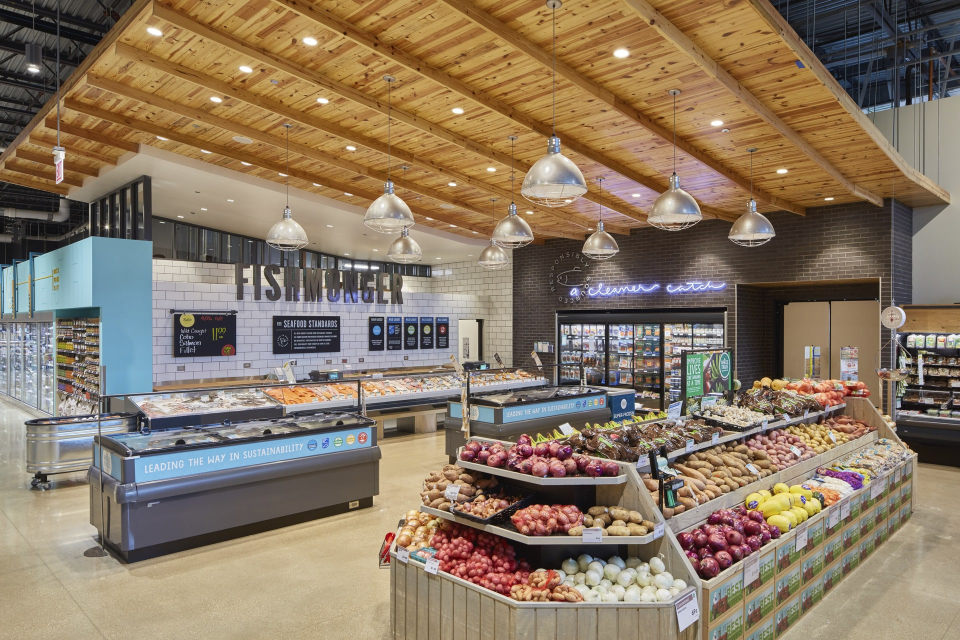
#> input picture examples/grocery.jpg, 1920 x 1280 px (shown at 1/2 size)
$ python -i grid.py   (imports and definitions only)
#> lines starting #> are read from the running program, lines starting #| are printed output that depends on the picture
"""Grid overlay rendering for spatial coordinate reference.

Renders a coordinate grid on images in 1000-normalized space so LLM agents
can reason about spatial positions. Red vertical lines = x-axis, blue
horizontal lines = y-axis. Labeled every 200 units, minor lines every 100.
"""

from __future__ import annotations

import base64
from io import BytesIO
from typing import Any


def _get_norm_scale(image_path: str) -> tuple[float, float, int, int]:
    """Return (scale_x, scale_y, img_w, img_h) for denormalizing 1000-coords to pixels.

    The 0-1000 space maps independently per axis:
      x: 0-1000 -> 0-width
      y: 0-1000 -> 0-height
    """
    from PIL import Image

    img = Image.open(image_path)
    w, h = img.size
    return w / 1000.0, h / 1000.0, w, h


def denorm_polygon(
    poly: list[list[float]],
    scale: float | tuple[float, float],
) -> list[tuple[int, int]]:
    """Denormalize a 1000-space polygon to pixel coordinates."""
    if isinstance(scale, tuple):
        sx, sy = scale
    else:
        sx = sy = scale
    return [(int(round(x * sx)), int(round(y * sy))) for x, y in poly]


def scale_factor(w: int, h: int) -> float:
    """Compute a drawing scale factor based on image dimensions.

    Returns a multiplier relative to a 768px baseline so that all visual
    elements (fonts, dots, line widths) scale proportionally with image size.
    """
    return max(min(w, h), 400) / 768.0


def _get_font(size: int) -> Any:
    """Get a font at the given pixel size, with platform fallback."""
    from PIL import ImageFont

    try:
        return ImageFont.truetype("/System/Library/Fonts/Helvetica.ttc", size)
    except (OSError, AttributeError):
        try:
            return ImageFont.truetype("DejaVuSans.ttf", size)
        except OSError:
            return ImageFont.load_default()


def _get_grid_font(w: int, h: int) -> Any:
    """Get a bold font for grid coordinate labels, scaled to image size."""
    size = max(10, int(16 * scale_factor(w, h)))
    return _get_font(size)


def draw_label(
    draw: Any,
    xy: tuple[int, int],
    text: str,
    fill: tuple[int, ...],
    font: Any,
    bg: tuple[int, ...] = (0, 0, 0, 210),
    pad: int = 2,
) -> None:
    """Draw text on a solid background rectangle for max contrast."""
    x, y = xy
    bbox = font.getbbox(text) if hasattr(font, "getbbox") else (0, 0, len(text) * 10, 16)
    tw = bbox[2] - bbox[0]
    th = bbox[3] - bbox[1]
    draw.rectangle([x - pad, y - pad, x + tw + pad, y + th + pad], fill=bg)
    draw.text((x, y), text, fill=fill, font=font)


def render_grid_overlay(image_path: str, max_dim: int = 768) -> str:
    """Render a coordinate grid directly on the image in 1000-normalized space.

    Red vertical lines = x-axis, blue horizontal lines = y-axis.
    Thick + labeled every 200 units, thin lines every 100.
    No padding — grid is drawn on the image so pixel positions match
    the model's internal coordinate system.
    Returns base64-encoded PNG.
    """
#> called with image_path = '../../../examples/grocery.jpg', max_dim = 768
    from PIL import Image, ImageDraw

    img = Image.open(image_path).convert("RGBA")
    orig_w, orig_h = img.size
#> orig_w = 1920; orig_h = 1280
    w, h = orig_w, orig_h
#> w = 1920; h = 1280
    if max(w, h) > max_dim:
        ratio = max_dim / max(w, h)
#> ratio = 0.4
        w, h = int(w * ratio), int(h * ratio)
#> w = 768; h = 512
        img = img.resize((w, h), Image.LANCZOS)  # type: ignore[attr-defined]
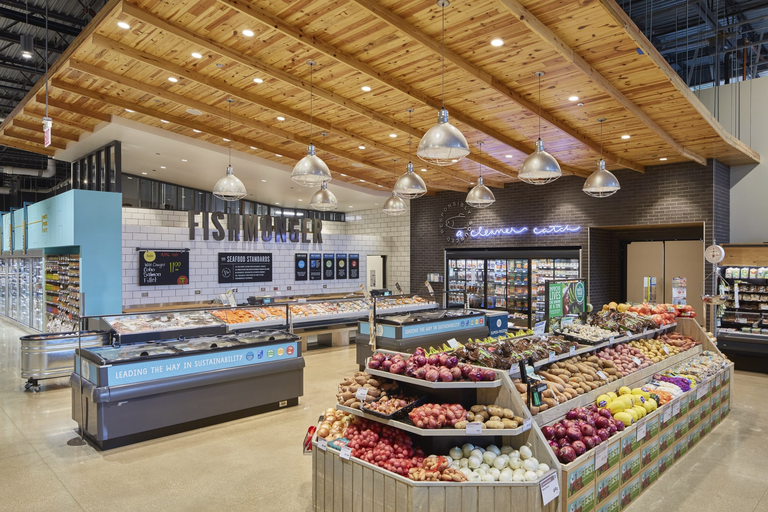
#> img: PIL image 768x512 RGBA; mean R, G, B, A 137.8, 120.5, 100.3, 255

    overlay = Image.new("RGBA", (w, h), (0, 0, 0, 0))
#> overlay: PIL image 768x512 RGBA; every value is 0
    draw = ImageDraw.Draw(overlay)
    font = _get_grid_font(w, h)

    grid_step = 100
    x_color_major = (255, 50, 50, 160)
    x_color_minor = (255, 50, 50, 50)
    x_label_color = (255, 120, 120, 255)
    y_color_major = (80, 150, 255, 160)
    y_color_minor = (80, 150, 255, 50)
    y_label_color = (120, 180, 255, 255)

    for norm_x in range(grid_step, 1000, grid_step):
        px_x = (norm_x / 1000.0) * w
        if norm_x % 200 == 0:
            draw.line([(px_x, 0), (px_x, h)], fill=x_color_major, width=2)
            label = str(norm_x)
            draw_label(draw, (int(px_x) + 3, 4), label, x_label_color, font)
            draw_label(draw, (int(px_x) + 3, h - 22), label, x_label_color, font)
        else:
            draw.line([(px_x, 0), (px_x, h)], fill=x_color_minor, width=1)

    for norm_y in range(grid_step, 1000, grid_step):
        px_y = (norm_y / 1000.0) * h
        if norm_y % 200 == 0:
            draw.line([(0, px_y), (w, px_y)], fill=y_color_major, width=2)
            label = str(norm_y)
            draw_label(draw, (4, int(px_y) + 3), label, y_label_color, font)
            draw_label(draw, (w - 36, int(px_y) + 3), label, y_label_color, font)
        else:
            draw.line([(0, px_y), (w, px_y)], fill=y_color_minor, width=1)

    composite = Image.alpha_composite(img, overlay).convert("RGB")
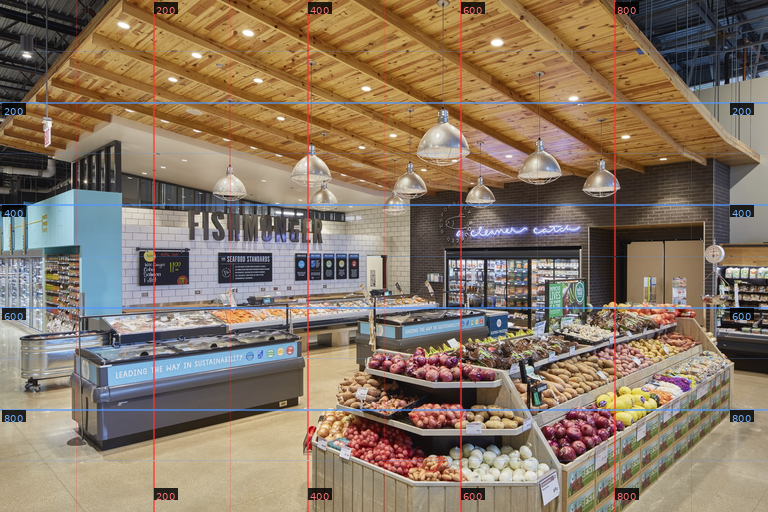
#> composite: PIL image 768x512 RGB; mean R, G, B 136.9, 119.3, 101
    buf = BytesIO()
    composite.save(buf, format="PNG")
    return base64.b64encode(buf.getvalue()).decode("utf-8")

>>> result = render_grid_overlay('../../../examples/grocery.jpg')
